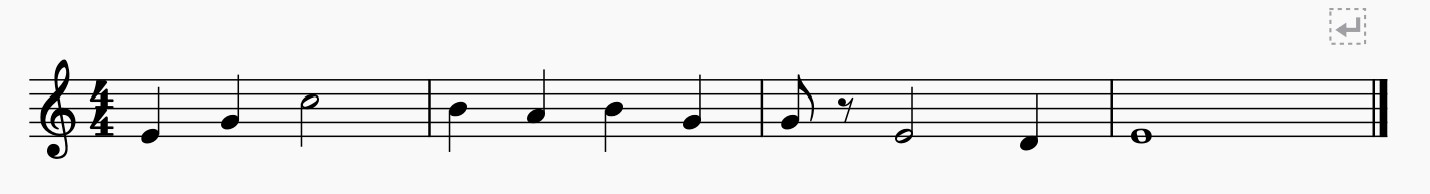
#> input picture example5.jpg, 1430 x 194 px
$ python chenhui.py   (older library calls are emulated)
#> lines starting #> are read from the running program, lines starting #| are printed output that depends on the picture; after the words box and inside, x2 and y2 are one past the last pixel; in counts of white or black regions, pixels touching at a corner belong together
### box.py
import cv2
import math

class BoundingBox(object):
    def __init__(self, x, y, w, h):
        self.x = x;
        self.y = y;
        self.w = w;
        self.h = h;
        self.middle = self.x + self.w/2, self.y + self.h/2
        self.area = self.w * self.h

    # [17 lines left out: functions overlap, distance, merge, not called in this run]

    def draw(self, img, color, thickness):
        pos = ((int)(self.x), (int)(self.y))
        size = ((int)(self.x + self.w), (int)(self.y + self.h))
        cv2.rectangle(img, pos, size, color, thickness)

    def getCorner(self):
        return self.x, self.y

    def getWidth(self):
        return self.w

    def getHeight(self):
        return self.h

    def getCenter(self):
        return self.middle

### staff.py
import numpy as np

class Staff(object):
    def __init__(self, staff_matrix, staff_box, line_width, line_spacing, staff_img, clef="treble", time_signature="44", instrument=-1):
        self.clef = clef
        self.time_signature = time_signature
        self.instrument = instrument
        self.line_one = staff_matrix[0]
        self.line_two = staff_matrix[1]
        self.line_three = staff_matrix[2]
        self.line_four = staff_matrix[3]
        self.line_five = staff_matrix[4]
        self.staff_box = staff_box
        self.img = staff_img
        self.bars = []
        self.line_width = line_width
        self.line_spacing = line_spacing

    def setClef(self, clef):
        self.clef = clef

    def setTimeSignature(self, time):
        self.time_signature = time

    def setInstrument(self, instrument):
        self.instrument = instrument

    def addBar(self, bar):
        self.bars.append(bar)

    def getClef(self):
        return self.clef

    def getTimeSignature(self):
        return self.time_signature

    def getBox(self):
        return self.staff_box

    def getImage(self):
        return self.img

    def getLineWidth(self):
        return self.line_width

    def getLineSpacing(self):
        return self.line_spacing

    def getBars(self):
        return self.bars

    # [86 lines left out: function getPitch, not called in this run]

### best_match.py
import cv2
import matplotlib.pyplot as plt
import numpy as np


def match(img, templates, start_percent, stop_percent, threshold):
    img_width, img_height = img.shape[::-1]
    best_location_count = -1
    best_locations = []
    best_scale = 1

    # plt.axis([0, 2, 0, 1])
    # plt.show(block=False)

    x = []
    y = []
    for scale in [i/100.0 for i in range(start_percent, stop_percent + 1, 3)]:
        locations = []
        location_count = 0

        for template in templates:
            if (scale*template.shape[0] > img.shape[0] or scale*template.shape[1] > img.shape[1]):
                continue

            template = cv2.resize(template, None,
                fx = scale, fy = scale, interpolation = cv2.INTER_CUBIC)
            result = cv2.matchTemplate(img, template, cv2.TM_CCOEFF_NORMED)
            result = np.where(result >= threshold)
            location_count += len(result[0])
            locations += [result]

        # print("scale: {0}, hits: {1}".format(scale, location_count))
        x.append(location_count)
        y.append(scale)
        # plt.plot(y, x)
        # plt.pause(0.00001)
        if (location_count > best_location_count):
            best_location_count = location_count
            best_locations = locations
            best_scale = scale
            # plt.axis([0, 2, 0, best_location_count])
        elif (location_count < best_location_count):
            pass
    # plt.close()

    return best_locations, best_scale

### chenhui.py
# -*- coding: utf-8 -*-
"""
Created on Fri Apr 22 16:36:34 2022

@author: jiach
"""

import sys
import cv2
import numpy as np
from matplotlib import pyplot as plt
from collections import Counter
from copy import deepcopy
from PIL import Image
from midiutil.MidiFile import MIDIFile

from best_match import match
from box import BoundingBox
from staff import Staff
from primitive import Primitive
from bar import Bar

#-------------------------------------------------------------------------------
# Template Paths
#-------------------------------------------------------------------------------


clef_paths = {
    "treble": [
        "resources/template/clef/treble_1.jpg",
        "resources/template/clef/treble_3.jpg",
        "resources/template/clef/treble_2.jpg"
    ],
    "bass": [
        "resources/template/clef/bass_1.jpg"
    ]
}

accidental_paths = {
    "sharp": [
        "resources/template/sharp-line.png",
        "resources/template/sharp-space.png"
    ],
    "flat": [
        "resources/template/flat-line.png",
        "resources/template/flat-space.png"
    ]
}

note_paths = {
    "quarter": [
        "resources/template/note/quarter.png",
        "resources/template/note/solid-note.png"
    ],
    "half": [
        "resources/template/note/half-space.png",
        "resources/template/note/half-note-line.png",
        "resources/template/note/half-line.png",
        "resources/template/note/half-note-space.png"
    ],
    "whole": [
        "resources/template/note/whole-space.png",
        "resources/template/note/whole-note-line.png",
        "resources/template/note/whole-line.png",
        "resources/template/note/whole-note-space.png"
    ]
}
rest_paths = {
    "eighth": ["resources/template/rest/eighth_rest.jpg"],
    "quarter": ["resources/template/rest/quarter_rest.jpg"],
    "half": ["resources/template/rest/half_rest_1.jpg",
            "resources/template/rest/half_rest_2.jpg"],
    "whole": ["resources/template/rest/whole_rest.jpg"]
}

flag_paths = ["resources/template/flag/eighth_flag_1.jpg",
                "resources/template/flag/eighth_flag_2.jpg",
                "resources/template/flag/eighth_flag_3.jpg",
                "resources/template/flag/eighth_flag_4.jpg",
                "resources/template/flag/eighth_flag_5.jpg",
                "resources/template/flag/eighth_flag_6.jpg"]

barline_paths = ["resources/template/barline/barline_1.jpg",
                 "resources/template/barline/barline_2.jpg",
                 "resources/template/barline/barline_3.jpg",
                 "resources/template/barline/barline_4.jpg"]

#-------------------------------------------------------------------------------
# Template Images
#-------------------------------------------------------------------------------

# Clefs
clef_imgs = {
    "treble": [cv2.imread(clef_file, 0) for clef_file in clef_paths["treble"]],
    "bass": [cv2.imread(clef_file, 0) for clef_file in clef_paths["bass"]]
}

# Time Signatures
time_imgs = {
    "common": [cv2.imread(time, 0) for time in ["resources/template/time/common.jpg"]],
    "44": [cv2.imread(time, 0) for time in ["resources/template/time/44_1.jpg"]],
    "34": [cv2.imread(time, 0) for time in ["resources/template/time/34.jpg"]],
    "24": [cv2.imread(time, 0) for time in ["resources/template/time/24.jpg"]],
    "68": [cv2.imread(time, 0) for time in ["resources/template/time/68.jpg"]]
}

# Accidentals
sharp_imgs = [cv2.imread(sharp_files, 0) for sharp_files in accidental_paths["sharp"]]
#> sharp_imgs = 2 items
flat_imgs = [cv2.imread(flat_file, 0) for flat_file in accidental_paths["flat"]]
#> flat_imgs = 2 items

# Notes
quarter_note_imgs = [cv2.imread(quarter, 0) for quarter in note_paths["quarter"]]
#> quarter_note_imgs = 2 items
half_note_imgs = [cv2.imread(half, 0) for half in note_paths["half"]]
#> half_note_imgs = 4 items
whole_note_imgs = [cv2.imread(whole, 0) for whole in note_paths['whole']]
#> whole_note_imgs = 4 items

# Rests
eighth_rest_imgs = [cv2.imread(eighth, 0) for eighth in rest_paths["eighth"]]
#> eighth_rest_imgs = 1 item
quarter_rest_imgs = [cv2.imread(quarter, 0) for quarter in rest_paths["quarter"]]
#> quarter_rest_imgs = 1 item
half_rest_imgs = [cv2.imread(half, 0) for half in rest_paths["half"]]
#> half_rest_imgs = 2 items
whole_rest_imgs = [cv2.imread(whole, 0) for whole in rest_paths['whole']]
#> whole_rest_imgs = 1 item

# Eighth Flag
eighth_flag_imgs = [cv2.imread(flag, 0) for flag in flag_paths]
#> eighth_flag_imgs = 6 items

# Bar line
bar_imgs = [cv2.imread(barline, 0) for barline in barline_paths]
#> bar_imgs = 4 items


#-------------------------------------------------------------------------------
# Template Thresholds
#-------------------------------------------------------------------------------

# Clefs
clef_lower, clef_upper, clef_thresh = 50, 150, 0.88

# Time
time_lower, time_upper, time_thresh = 50, 150, 0.85

# Accidentals
sharp_lower, sharp_upper, sharp_thresh = 50, 150, 0.70
flat_lower, flat_upper, flat_thresh = 50, 150, 0.77

# Notes
quarter_note_lower, quarter_note_upper, quarter_note_thresh = 50, 150, 0.70
half_note_lower, half_note_upper, half_note_thresh = 50, 150, 0.70
whole_note_lower, whole_note_upper, whole_note_thresh = 50, 150, 0.7011

# Rests
eighth_rest_lower, eighth_rest_upper, eighth_rest_thresh = 50, 150, 0.75 # Before was 0.7
quarter_rest_lower, quarter_rest_upper, quarter_rest_thresh = 50, 150, 0.70
half_rest_lower, half_rest_upper, half_rest_thresh = 50, 150, 0.80
whole_rest_lower, whole_rest_upper, whole_rest_thresh = 50, 150, 0.80

# Eighth Flag
eighth_flag_lower, eighth_flag_upper, eighth_flag_thresh = 50, 150, 0.8

# Bar line
bar_lower, bar_upper, bar_thresh = 50, 150, 0.85

#-------------------------------------------------------------------------------
# Mapping Functions
#-------------------------------------------------------------------------------

pitch_to_MIDI = {
    "C8": 108,
    "B7": 107,
    "Bb7": 106,
    "A#7": 106,
    "A7": 105,
    "Ab7": 104,
    "G#7": 104,
    "G7": 103,
    "Gb7": 102,
    "F#7": 102,
    "F7": 101,
    "E7": 100,
    "Eb7": 99,
    "D#7": 99,
    "D7": 98,
    "Db7": 97,
    "C#7": 97,
    "C7": 96,
    "B6": 95,
    "Bb6": 94,
    "A#6": 94,
    "A6": 93,
    "Ab6": 92,
    "G#6": 92,
    "G6": 91,
    "Gb6": 90,
    "F#6": 90,
    "F6": 89,
    "E6": 88,
    "Eb6": 87,
    "D#6": 87,
    "D6": 86,
    "Db6": 85,
    "C#6": 85,
    "C6": 84,
    "B5": 83,
    "Bb5": 82,
    "A#5": 82,
    "A5": 81,
    "Ab5": 80,
    "G#5": 80,
    "G5": 79,
    "Gb5": 78,
    "F#5": 78,
    "F5": 77,
    "E5": 76,
    "Eb5": 75,
    "D#5": 75,
    "D5": 74,
    "Db5": 73,
    "C#5": 73,
    "C5": 72,
    "B-4": 71,
    "Bb4": 70,
    "A#4": 70,
    "A4": 69,
    "Ab4": 68,
    "G#4": 68,
    "G4": 67,
    "Gb4": 66,
    "F#4": 66,
    "F-4": 65,
    "E4": 64,
    "Eb4": 63,
    "D#4": 63,
    "D4": 62,
    "Db4": 61,
    "C#4": 61,
    "C4": 60,
    "B3": 59,
    "Bb3": 58,
    "A#3": 58,
    "A3": 57,
    "Ab3": 56,
    "G#3": 56,
    "G3": 55,
    "Gb3": 54,
    "F#3": 54,
    "F3": 53,
    "E3": 52,
    "Eb3": 51,
    "D#3": 51,
    "D3": 50,
    "Db3": 49,
    "C#3": 49,
    "C3": 48,
    "B2": 47,
    "Bb2": 46,
    "A#2": 46,
    "A2": 45,
    "Ab2": 44,
    "G#2": 44,
    "G2": 43,
    "Gb2": 42,
    "F#2": 42,
    "F-2": 41,
    "E2": 40,
    "Eb2": 39,
    "D#2": 39,
    "D2": 38,
    "Db2": 37,
    "C#2": 37,
    "C2": 36,
    "B1": 35,
    "Bb1": 34,
    "A#1": 34,
    "A-1": 33,
    "Ab1": 32,
    "G#1": 32,
    "G1": 31,
    "Gb1": 30,
    "F#1": 30,
    "F1": 29,
    "E1": 28,
    "Eb1": 27,
    "D#1": 27,
    "D1": 26,
    "Db1": 25,
    "C#1": 25,
    "C1": 24,
    "B0": 23,
    "Bb0": 22,
    "A#0": 22,
    "A0": 21,
    "C0":16,
    "C-4": 60
}

MIDI_to_pitch = {
    108: "C8",
    107: "B7",
    106: "A#7",
    105: "A7",
    104: "G#7",
    103: "G7",
    102: "F#7",
    101: "F7",
    100: "E7",
    99: "D#7",
    98: "D7",
    97: "C#7",
    96: "C7",
    95: "B6",
    94: "A#6",
    93: "A6",
    92: "G#6",
    91: "G6",
    90: "F#6",
    89: "F6",
    88: "E6",
    87: "D#6",
    86: "D6",
    85: "C#6",
    84: "C6",
    83: "B5",
    82: "A#5",
    81: "A5",
    80: "G#5",
    79: "G5",
    78: "F#5",
    77: "F5",
    76: "E5",
    75: "D#5",
    74: "D5",
    73: "C#5",
    72: "C5",
    71: "B4",
    70: "A#4",
    69: "A4",
    68: "G#4",
    67: "G4",
    66: "F#4",
    65: "F4",
    64: "E4",
    63: "D#4",
    62: "D4",
    61: "C#4",
    60: "C4",
    59: "B3",
    58: "A#3",
    57: "A3",
    56: "G#3",
    55: "G3",
    54: "F#3",
    53: "F3",
    52: "E3",
    51: "D#3",
    50: "D3",
    49: "C#3",
    48: "C3",
    47: "B2",
    46: "A#2",
    45: "A2",
    44: "G#2",
    43: "G2",
    42: "F#2",
    41: "F2",
    40: "E2",
    39: "D#2",
    38: "D2",
    37: "C#2",
    36: "C2",
    35: "B1",
    34: "A#1",
    33: "A1",
    32: "G#1",
    31: "G1",
    30: "F#1",
    29: "F1",
    28: "E1",
    27: "D#1",
    26: "D1",
    25: "C#1",
    24: "C1",
    23: "B0",
    22: "A#0",
    21: "A0"
}

key_signature_changes = {
    "sharp": ["", "F", "FC", "FCG", "FCGD", "FCGDA", "FCGDAE", "FCGDAEB"],
    "flat": ["", "B", "BE", "BEA", "BEAD", "BEADG", "BEADGC", "BEADGCF"]
}

#-------------------------------------------------------------------------------
# General Functions
#-------------------------------------------------------------------------------

# [30 lines left out: function deskew, not called in this run]

def get_ref_lengths(img):
    num_rows = img.shape[0]  # Image Height (number of rows)

    num_cols = img.shape[1]  # Image Width (number of columns)

    rle_image_white_runs = []  # Cumulative white run list
    rle_image_black_runs = []  # Cumulative black run list
    sum_all_consec_runs = []  # Cumulative consecutive black white runs

    for i in range(num_cols):
        col = img[:, i]
        rle_col = []
        rle_white_runs = []
        rle_black_runs = []
        run_val = 0  # (The number of consecutive pixels of same value)
        run_type = col[0]  # Should be 255 (white) initially
        for j in range(num_rows):
            if (col[j] == run_type):
                # increment run length
                run_val += 1
            else:
                # add previous run length to rle encoding
                rle_col.append(run_val)
                if (run_type == 0):
                    rle_black_runs.append(run_val)
                else:
                    rle_white_runs.append(run_val)

                # alternate run type
                run_type = col[j]
                # increment run_val for new value
                run_val = 1

        # add final run length to encoding
        rle_col.append(run_val)
        if (run_type == 0):
            rle_black_runs.append(run_val)
        else:
            rle_white_runs.append(run_val)

        # Calculate sum of consecutive vertical runs
        sum_rle_col = [sum(rle_col[i: i + 2]) for i in range(len(rle_col))]

        # Add to column accumulation list
        rle_image_white_runs.extend(rle_white_runs)
        rle_image_black_runs.extend(rle_black_runs)
        sum_all_consec_runs.extend(sum_rle_col)

    white_runs = Counter(rle_image_white_runs)
    black_runs = Counter(rle_image_black_runs)
    black_white_sum = Counter(sum_all_consec_runs)

    line_spacing = white_runs.most_common(1)[0][0]
    line_width = black_runs.most_common(1)[0][0]
    width_spacing_sum = black_white_sum.most_common(1)[0][0]

    assert (line_spacing + line_width == width_spacing_sum), "Estimated Line Thickness + Spacing doesn't correspond with Most Common Sum "

    return line_width, line_spacing

def find_staffline_rows(img, line_width, line_spacing):
    num_rows = img.shape[0]  # Image Height (number of rows)
    num_cols = img.shape[1]  # Image Width (number of columns)
    row_black_pixel_histogram = []

    # Determine number of black pixels in each row
    for i in range(num_rows):
        row = img[i]
        num_black_pixels = 0
        for j in range(len(row)):
            if (row[j] == 0):
                num_black_pixels += 1

        row_black_pixel_histogram.append(num_black_pixels)
        #print(row_black_pixel_histogram)

    plt.bar(np.arange(num_rows), row_black_pixel_histogram)
    plt.show()

    all_staff_row_indices = []
    num_stafflines = 5
    threshold = 0.4
    staff_length = num_stafflines * (line_width + line_spacing) - line_spacing
    iter_range = num_rows - staff_length + 1


    # Find stafflines by finding sum of rows that occur according to
    # staffline width and staffline space which contain as many black pixels
    # as a thresholded value (based of width of page)
    #
    # Filter out using condition that all lines in staff
    # should be above a threshold of black pixels
    current_row = 0
    while (current_row < iter_range):
        staff_lines = [row_black_pixel_histogram[j: j + line_width] for j in
                       range(current_row, current_row + (num_stafflines - 1) * (line_width + line_spacing) + 1,
                             line_width + line_spacing)]
        pixel_avg = sum(sum(staff_lines, [])) / (num_stafflines * line_width)

        for line in staff_lines:
            if (sum(line) / line_width < threshold * num_cols):
                current_row += 1
                break
        else:
            staff_row_indices = [list(range(j, j + line_width)) for j in
                                 range(current_row,
                                       current_row + (num_stafflines - 1) * (line_width + line_spacing) + 1,
                                       line_width + line_spacing)]
            all_staff_row_indices.append(staff_row_indices)
            current_row = current_row + staff_length

    return all_staff_row_indices


def find_staffline_columns(img, all_staffline_vertical_indices, line_width, line_spacing):
    num_rows = img.shape[0]  # Image Height (number of rows)
    num_cols = img.shape[1]  # Image Width (number of columns)
    # Create list of tuples of the form (column index, number of occurrences of width_spacing_sum)
    all_staff_extremes = []

    # Find start of staff for every staff in piece
    for i in range(len(all_staffline_vertical_indices)):
        begin_list = [] # Stores possible beginning column indices for staff
        end_list = []   # Stores possible end column indices for staff
        begin = 0
        end = num_cols - 1

        # Find staff beginning
        for j in range(num_cols // 2):
            first_staff_rows_isolated = img[all_staffline_vertical_indices[i][0][0]:all_staffline_vertical_indices[i][4][
                line_width - 1], j]
            num_black_pixels = len(list(filter(lambda x: x == 0, first_staff_rows_isolated)))

            if (num_black_pixels == 0):
                begin_list.append(j)

        # Find maximum column that has no black pixels in staff window
        list.sort(begin_list, reverse=True)
        begin = begin_list[0]

        # Find staff beginning
        for j in range(num_cols // 2, num_cols):
            first_staff_rows_isolated = img[all_staffline_vertical_indices[i][0][0]:all_staffline_vertical_indices[i][4][
                line_width - 1], j]
            num_black_pixels = len(list(filter(lambda x: x == 0, first_staff_rows_isolated)))

            if (num_black_pixels == 0):
                end_list.append(j)

        # Find maximum column that has no black pixels in staff window
        list.sort(end_list)
        end = end_list[0]

        staff_extremes = (begin, end)
        all_staff_extremes.append(staff_extremes)

    return all_staff_extremes

def locate_templates(img, templates, start, stop, threshold):
    locations, scale = match(img, templates, start, stop, threshold)

    img_locations = []
    for i in range(len(templates)):
        w, h = templates[i].shape[::-1]
        w *= scale
        h *= scale
        img_locations.append([BoundingBox(pt[0], pt[1], w, h) for pt in zip(*locations[i][::-1])])
    return img_locations


# [19 lines left out: function merge_boxes, not called in this run]

if __name__ == "__main__":
    # ============ Read Image ============
    img_file = "example5.jpg"
    img = cv2.imread(img_file, 0)

    # ============ Noise Removal ============

    img = cv2.fastNlMeansDenoising(img, None, 10, 7, 21)


    fig, ax = plt.subplots()
    im = ax.imshow(img, extent=[0, 300, 0, 300])
    plt.show()
    # ============ Binarization ============

    # Global Thresholding
    # retval, img = cv2.threshold(img,127,255,cv2.THRESH_BINARY)

    # Otsu's Thresholding
    retval, img = cv2.threshold(img, 0, 255, cv2.THRESH_BINARY+cv2.THRESH_OTSU)
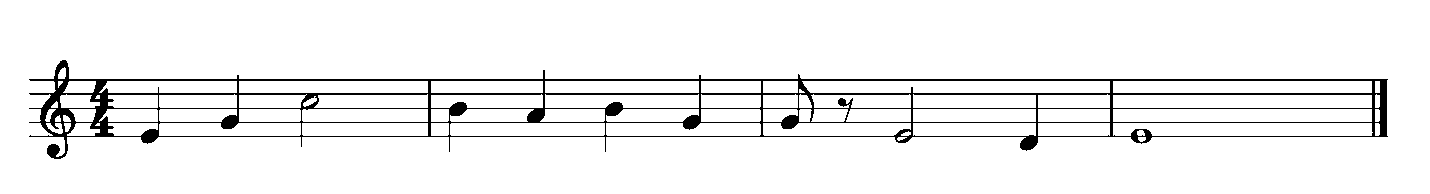
#> img: shape (194, 1430); 94.6% white; 1 black region, box (x1, y1, x2, y2) and area: (29, 60, 1388, 159) 14856
#> retval = 137
    cv2.imwrite('binarized.jpg', img)
    line_width, line_spacing = get_ref_lengths(img)
#> after the loop in get_ref_lengths, `for i in range(num_cols):`: rle_image_black_runs = 6791 values, max 58 at index 2036, min 1 at index 0, mean 2.19; rle_image_white_runs = 8221 values, max 194 at index 0, min 1 at index 99, mean 31.94; sum_all_consec_runs = 15012 values, max 194 at index 0, min 2 at index 308, mean 28.91
#> in get_ref_lengths, `white_runs = Counter(rle_image_white_runs)`: white_runs = 52 items
#> in get_ref_lengths, `black_runs = Counter(rle_image_black_runs)`: black_runs = 40 items
#> in get_ref_lengths, `black_white_sum = Counter(sum_all_consec_runs)`: black_white_sum = 99 items
#> in get_ref_lengths, `line_spacing = white_runs.most_common(1)[0][0]`: line_spacing = 13
#> in get_ref_lengths, `line_width = black_runs.most_common(1)[0][0]`: line_width = 1
#> in get_ref_lengths, `width_spacing_sum = black_white_sum.most_common(1)[0][0]`: width_spacing_sum = 14
#> line_width = 1; line_spacing = 13

    print("[INFO] Staff line Width: ", line_width)
#| [INFO] Staff line Width:  1
    print("[INFO] Staff line Spacing: ", line_spacing)
#| [INFO] Staff line Spacing:  13

    #-------------------------------------------------------------------------------
    # Staff Line Detection
    #-------------------------------------------------------------------------------

    # In practice, several horizontal projections on images with slightly different
    # rotation angles are computed to deal with not completely horizontal staff lines.
    # The projection with the highest local maxima is then chosen.

    # ============ Find Staff Line Rows ============

    all_staffline_vertical_indices = find_staffline_rows(img, line_width, line_spacing)
#> after the loop in find_staffline_rows, `for i in range(num_rows):`: row_black_pixel_histogram = 194 values, max 1359 at index 79, min 0 at index 0, mean 76.58
#> in find_staffline_rows, `plt.show()`:
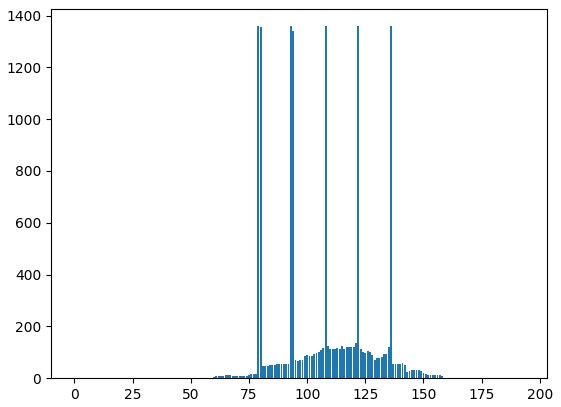
#> figure drawn by matplotlib, 1 panel
#> in find_staffline_rows, `staff_length = num_stafflines * (line_width + line_spacing) - line_spa..`: staff_length = 57
#> in find_staffline_rows, `iter_range = num_rows - staff_length + 1`: iter_range = 138
#> (the rest of the program and of its run is left out)
